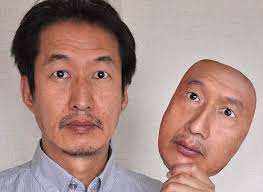
#> input picture cat-face-master/static/5.jpg, 263 x 192 px
$ python testcat.py
#> lines starting #> are read from the running program, lines starting #| are printed output that depends on the picture; after the words box and inside, x2 and y2 are one past the last pixel; in counts of white or black regions, pixels touching at a corner belong together
# -*- coding=utf-8 -*-
import cv2
# 加载猫脸检测器
# catPath = "haarcascades/haarcascade_frontalcatface.xml"
catPath = "haarcascades/haarcascade_frontalface_alt.xml"
faceCascade = cv2.CascadeClassifier(catPath)
# 读取图片并灰度化
img = cv2.imread("static/5.jpg")
#> img is the input picture: shape (192, 263, 3); mean B, G, R 135.1, 141.4, 170
gray = cv2.cvtColor(img, cv2.COLOR_BGR2GRAY)
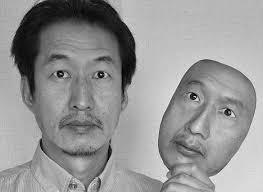
#> gray: shape (192, 263); min 2, max 246, mean 149.2
# 猫脸检测
faces = faceCascade.detectMultiScale(
    gray,
    scaleFactor= 1.02,
    minNeighbors=3,
    minSize=(150, 150),
    flags=cv2.CASCADE_SCALE_IMAGE
)
#> faces = [[4, 10, 161, 161]]
# 框出猫脸并加上文字说明
for (x, y, w, h) in faces:
    cv2.rectangle(img, (x, y), (x+w, y+h), (0, 0, 255), 2)
    cv2.putText(img,'Cat',(x,y-7), 3, 1.2, (0, 255, 0), 2, cv2.LINE_AA)
#> this loop made 1 pass
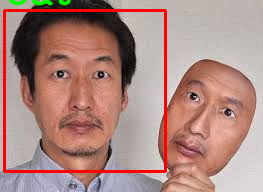
#> img: shape (192, 263, 3); 4.32% of pixels changed, all inside (x1, y1, x2, y2) = (3, 0, 167, 173)
# 显示图片并保存
cv2.imshow('Cat?', img)
cv2.imwrite("cat.jpg",img)
c = cv2.waitKey(0)
#> (key Esc is pressed here)

$ run again, with cat-face-master/static/1515654694.jpg copied over cat-face-master/static/5.jpg
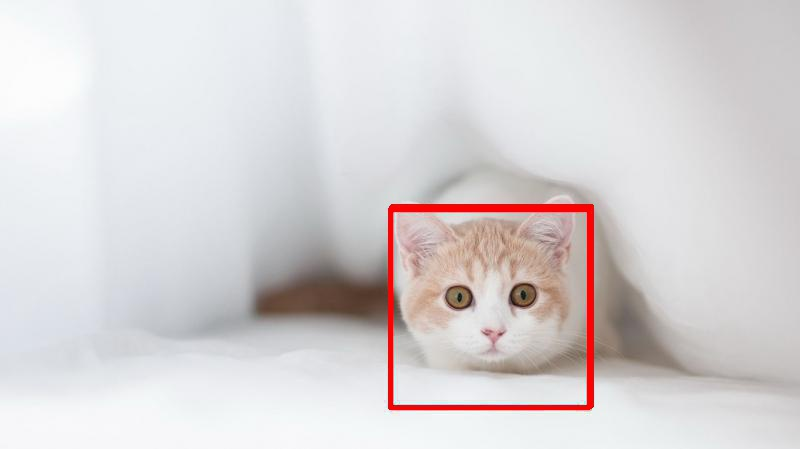
#> input picture cat-face-master/static/1515654694.jpg, 800 x 449 px
#> img is the input picture: shape (449, 800, 3); mean B, G, R 213.2, 212.2, 216.5
#> `gray = cv2.cvtColor(img, cv2.COLOR_BGR2GRAY)`:
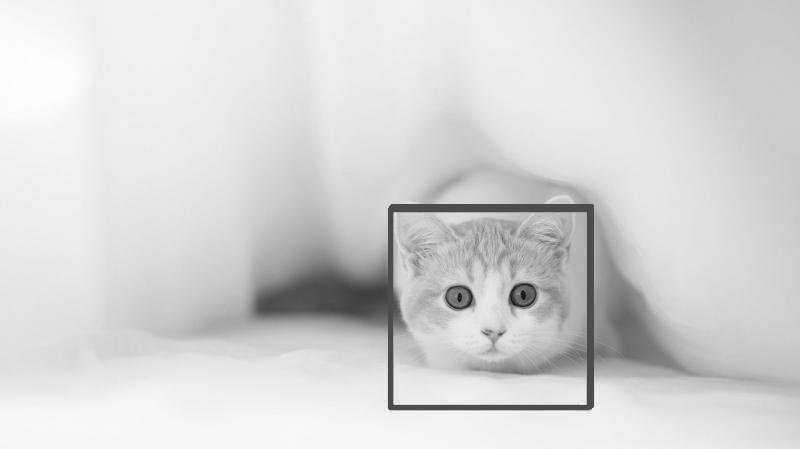
#> gray: shape (449, 800); min 10, max 252, mean 213.6
#> faces = ()

$ run again, with cat-face-master/static/1515737294.jpg copied over cat-face-master/static/5.jpg
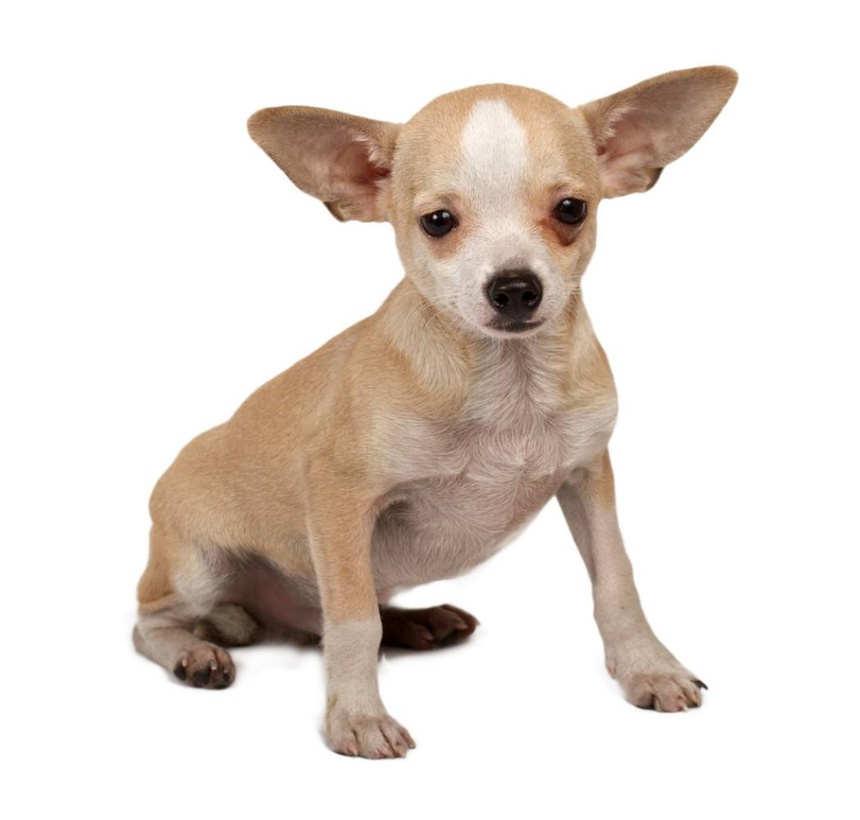
#> input picture cat-face-master/static/1515737294.jpg, 860 x 820 px, shrunk from 1049 x 1000 before the run
#> img is the input picture: shape (820, 860, 3); mean B, G, R 214.1, 220.5, 229
#> `gray = cv2.cvtColor(img, cv2.COLOR_BGR2GRAY)`:
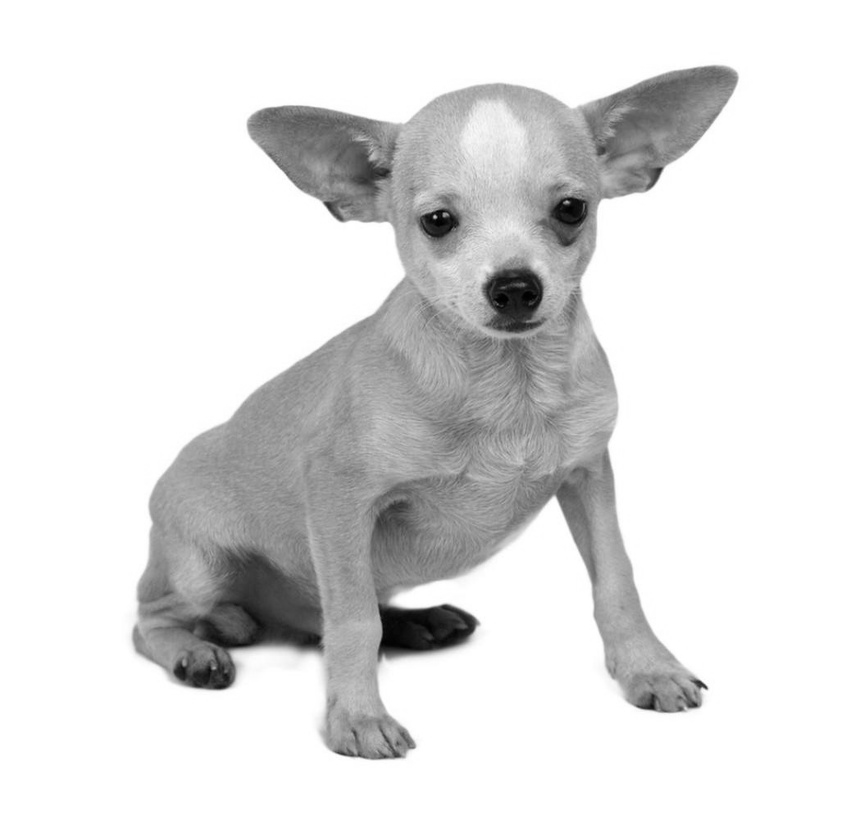
#> gray: shape (820, 860); min 0, max 255, mean 222.3
#> faces = [[357, 112, 287, 287]]
#> the loop `for (x, y, w, h) in faces:` made 1 pass
#> after the loop `for (x, y, w, h) in faces:`:
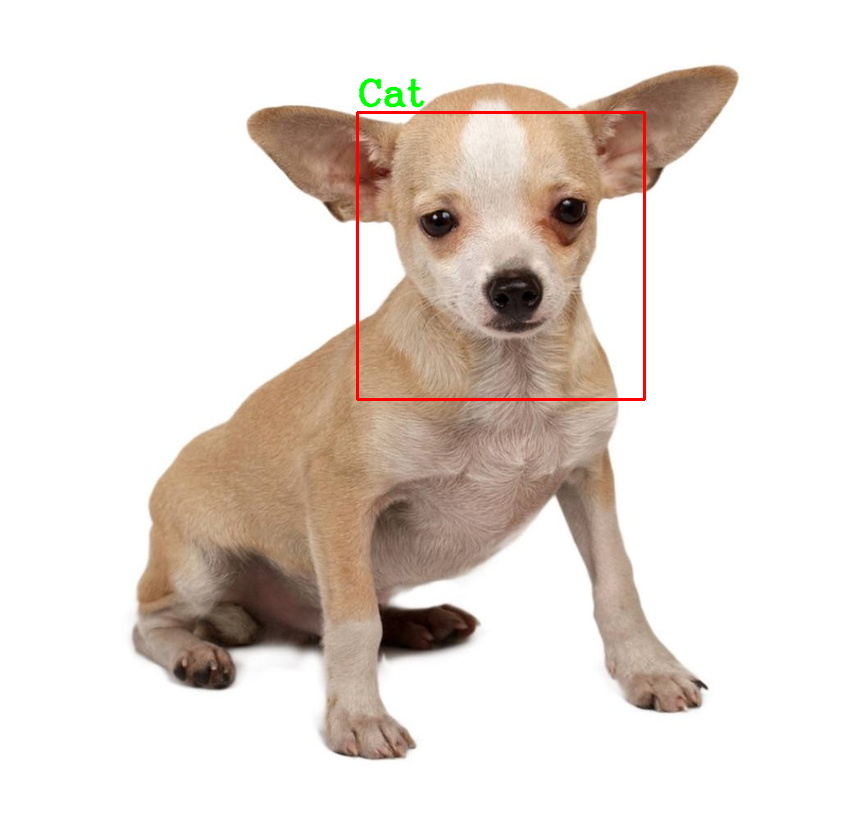
#> img: shape (820, 860, 3); 0.63% of pixels changed, all inside (x1, y1, x2, y2) = (356, 78, 646, 401)
